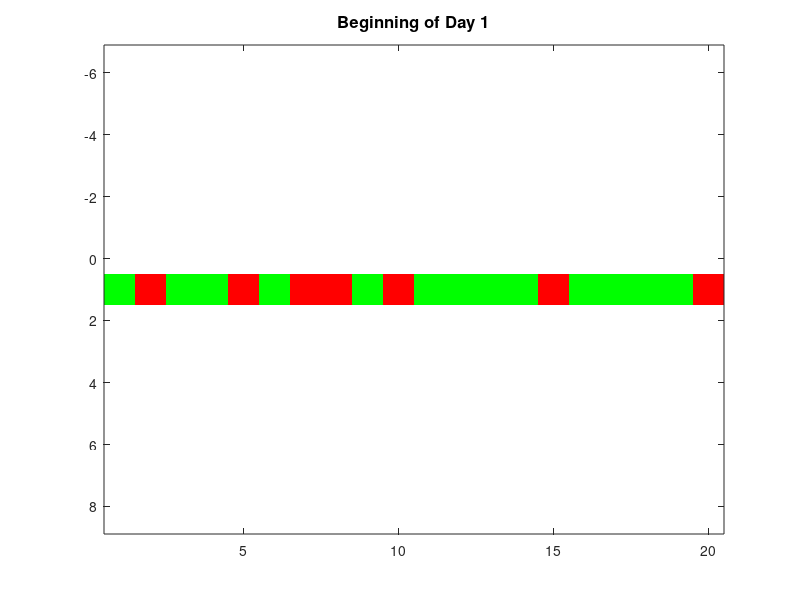
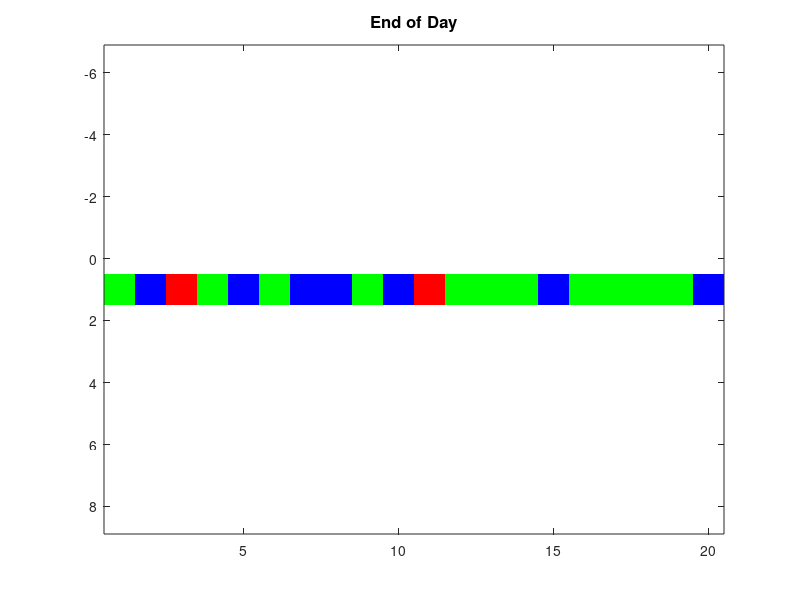
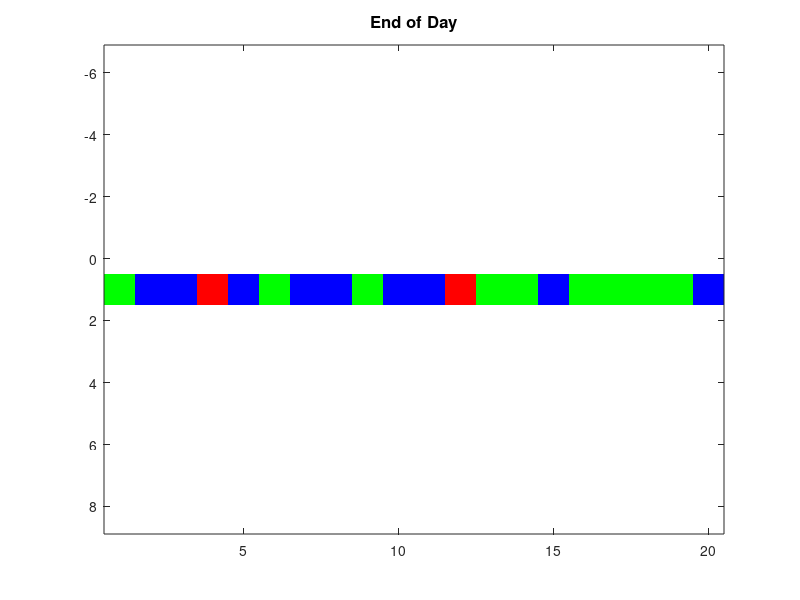
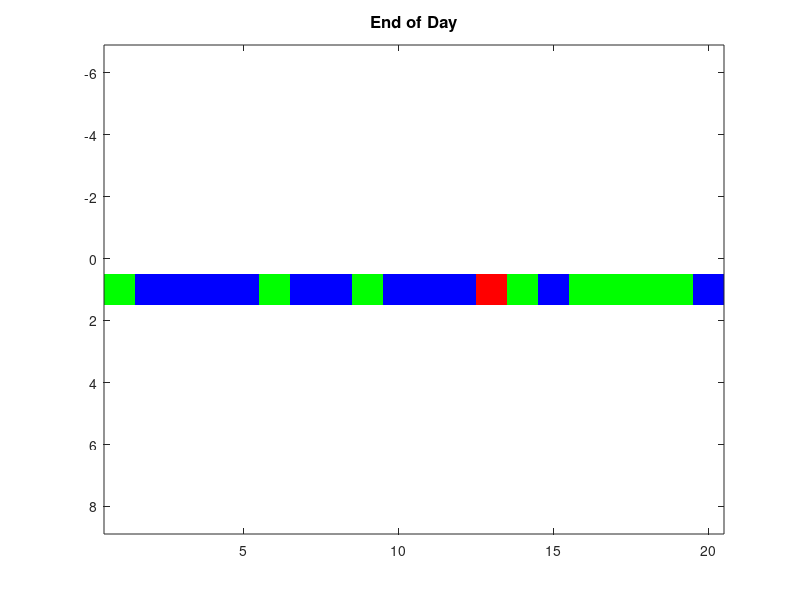

MATLAB code for these plots, in order:
% Coleman Lyski
%
% November 5, 2016
%
% Lecture 11
clear;home;close all;commandwindow
popColorMap=[0 1 0;1 0 0;0 0 1];
P=[0 1 0 0 1 0 1 1 0 1 0 0 0 0 1 0 0 0 0 1];
figure(1)
imagesc(P);
title('\bfBeginning of Day 1','FontSize',12)
colormap(popColorMap);
axis equal
axis tight
caxis([0 2])
pause(1);
n=length(P);
New_P=zeros(1,n);
NeighborsSick=zeros(1,n);
sick=find(P==1);
day=1;
while ~isempty(sick)
    for k=1:n
        if k==1
            if P(day,k)==0
                NeighborsSick(day,k)=(P(day,k+1)==1);
            end
        elseif k==n
            if P(day,k)==0
                NeighborsSick(day,k)=(P(day,k-1)==1);
            end
        else
            if P(day,k)==0
                NeighborsSick(day,k)=(P(day,k-1)==1)+(P(day,k+1)==1);
            end
        end
        if P(day,k)==0 && NeighborsSick(day,k)>0
            New_P(k)=randi([0 1],1); %Change for Lab
        elseif P(day,k)==0 && NeighborsSick(day,k)==0
            New_P(k)=0;
        else
            New_P(k)=2;
        end
    end
    day=day+1;
    P(day,:)=New_P;
    sick=find(P(day,:)==1);
    figure(day)
    imagesc(P(day,:));
    title('\bfEnd of Day','FontSize',12)
    colormap(popColorMap);
    axis equal
    axis tight
    caxis([0 2])
    pause(1);
end